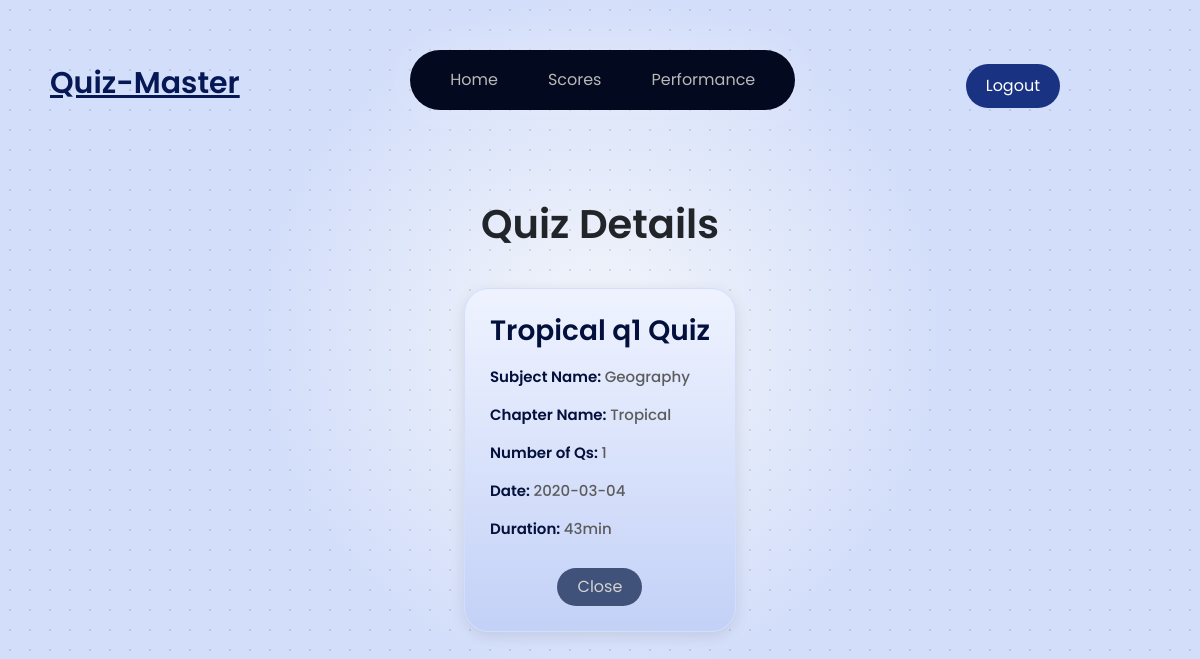
Before: /student/view_quiz_details/7 with the older database file.
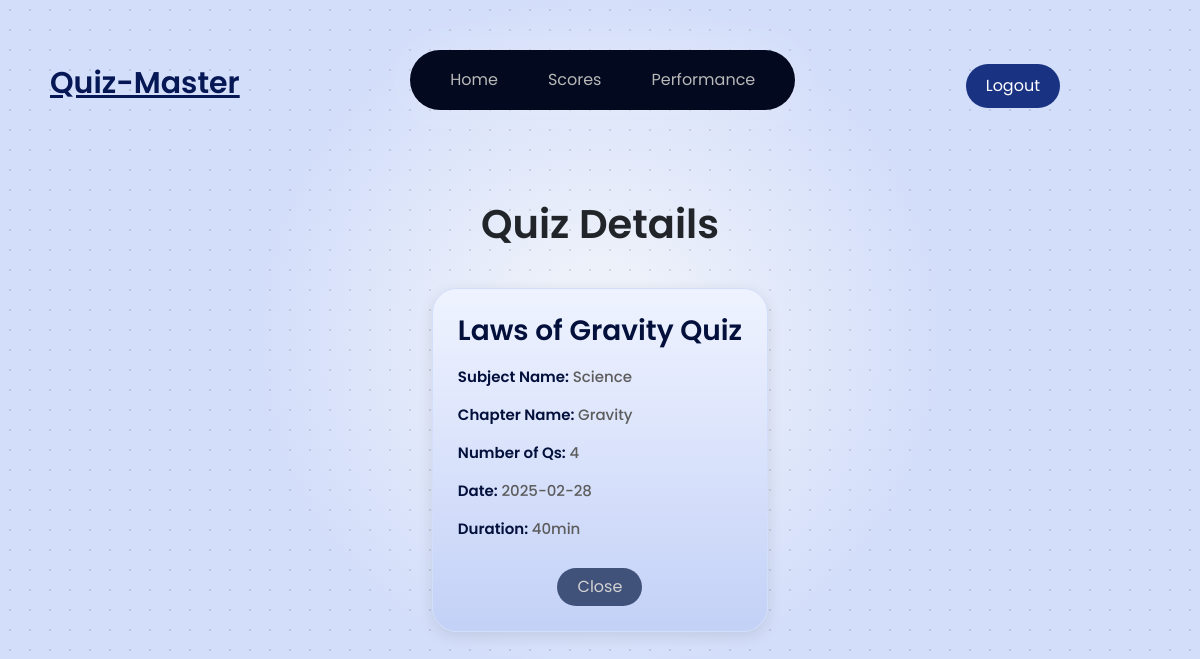
After: the same page with the newer database file.
### models/models.py (models this page shows, shortened)
class Quiz(db.Model):
    __tablename__ = 'quizzes'
    id = db.Column(db.Integer, primary_key=True)
    subject_id = db.Column(db.Integer, db.ForeignKey('subjects.id'), nullable=False)
    chapter_id = db.Column(db.Integer, db.ForeignKey('chapters.id'), nullable=False)
    date_of_quiz = db.Column(db.Date, nullable=False)
    time_duration = db.Column(db.Integer, nullable=False)
    remarks = db.Column(db.Text, nullable=True)

class Subjects(db.Model):
    __tablename__ = 'subjects'
    id = db.Column(db.Integer, primary_key=True)
    name = db.Column(db.String(100), unique=True, nullable=False)
    description = db.Column(db.Text, nullable=True)

class Chapter(db.Model):
    __tablename__ = 'chapters'
    id = db.Column(db.Integer, primary_key=True)
    subject_id = db.Column(db.Integer, db.ForeignKey('subjects.id'), nullable=False)
    name = db.Column(db.String(100), nullable=False)
    description = db.Column(db.Text, nullable=True)

### app.py (the view)
@app.route('/student/view_quiz_details/<int:quiz_id>')
def get_quiz_details(quiz_id):
    quiz = Quiz.query.get(quiz_id)
    quiz_questions_numbers = Question.query.filter_by(qz_id=quiz_id).count()
    subject_name = Subjects.query.get(quiz.subject_id).name
    chapter_name = Chapter.query.get(quiz.chapter_id).name
    return render_template('quiz_details_student.html', quiz = quiz,quiz_questions_numbers=quiz_questions_numbers, subject_name= subject_name, chapter_name = chapter_name)

### templates/quiz_details_student.html (shortened to what this page needs)
<!DOCTYPE html>
<html lang="en">
<head>
    <link rel="stylesheet" href="{{ url_for('static', filename='styles.css') }}">
</head>
<body class="page_look font_family_poppins">
    {% include 'navbar_sd.html' %}
    <h1 style="text-align: center; font-weight: 600; margin-top: 80px;">Quiz Details</h1>
    <div class="sd-container">
        <div style="text-align: left;">
            <h2 class="sd-subtitle"><span style="font-size: 28px;"> {{quiz.remarks}} Quiz</span>  </h2>
        </div>
        <div style="text-align: left;">
        <h2 class="sd-subtitle">Subject Name: <span class="highlight"> {{subject_name}}</span></h2>
        <h2 class="sd-subtitle">Chapter Name: <span class="highlight">{{chapter_name}} </span></h2>
        <h2 class="sd-subtitle">Number of Qs: <span class="highlight">{{quiz_questions_numbers}} </span></h2>
        <h2 class="sd-subtitle">Date: <span class="highlight">{{quiz.date_of_quiz}} </span></h2>
        <h2 class="sd-subtitle">Duration: <span class="highlight">{{quiz.time_duration}}min</span> </h2>
        </div>
        <a href="/student">
            <button type="button" style="padding: 7px; width: 85px; background-color: rgb(64, 81, 122); color: rgb(211, 211, 211); border: none; border-radius: 35px; cursor: pointer;margin-top: 10px;" >
                Close </button>
        </a>
    </div>
</body>
</html>

Changed rows visible on the page:
removed Subjects: name "Geography"
removed Chapter: name "Tropical"
changed Quiz: remarks "Tropical q1" → "Laws of Gravity"; date_of_quiz "2020-03-04" → "2025-02-28"; time_duration "43" → "40"
now on this page (row edited): Subjects: name "Science"
now on this page (row edited): Chapter: name "Gravity"
Other visible differences:
{{ quiz_questions_numbers }}: "1" → "4"
